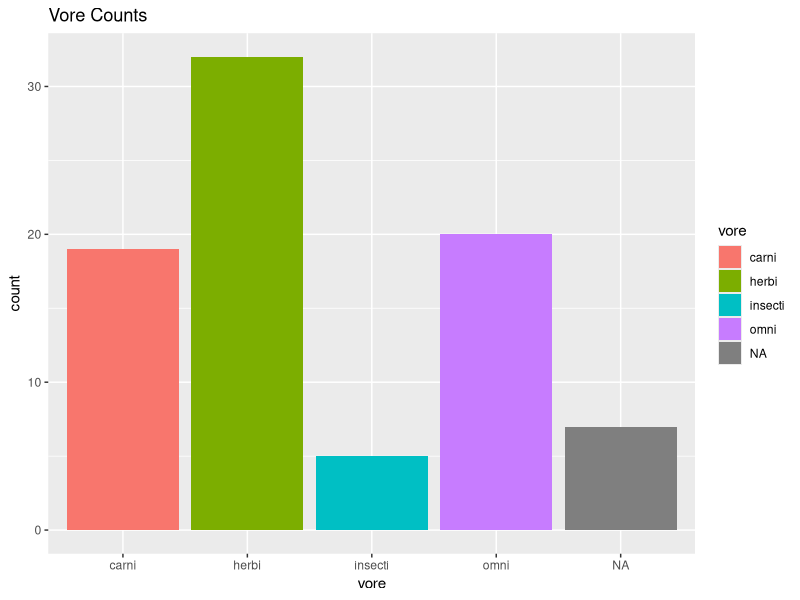
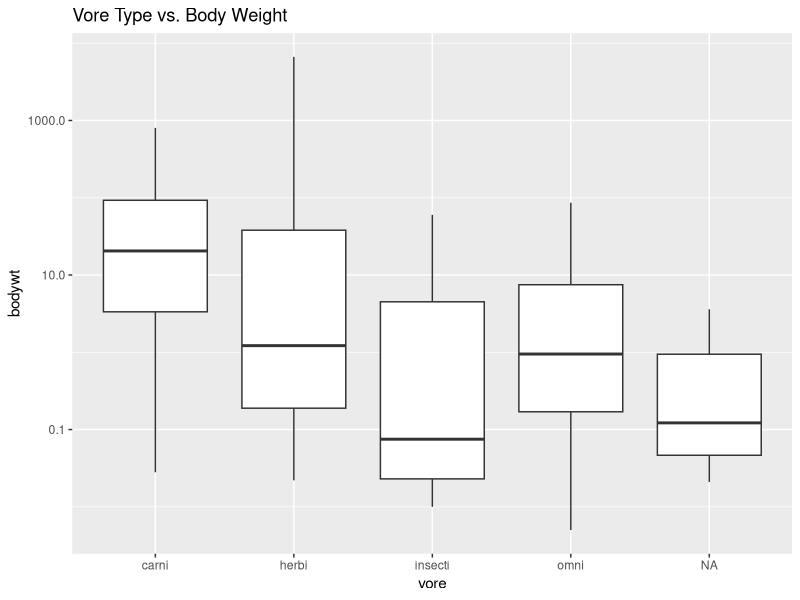
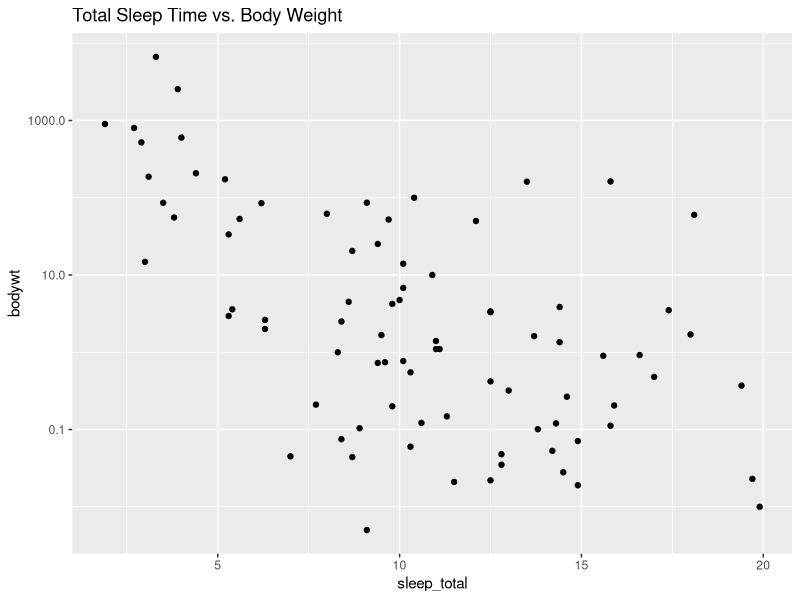
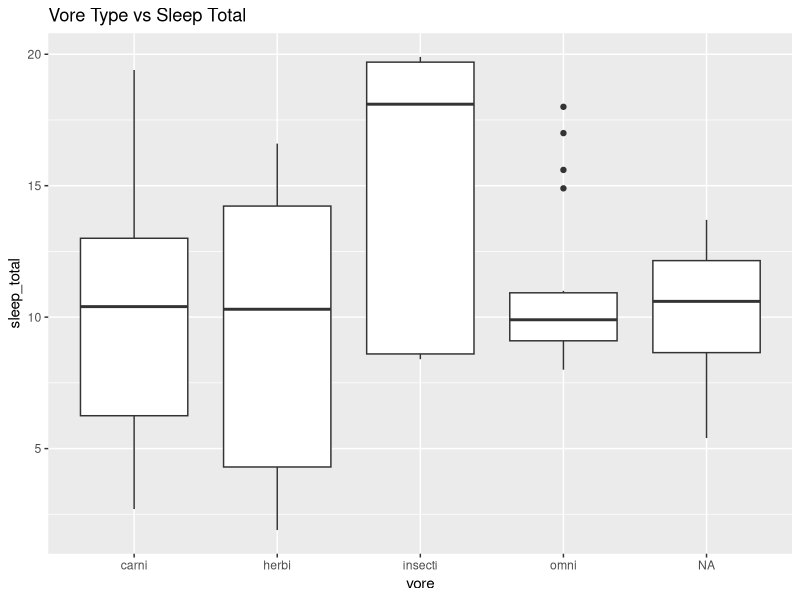
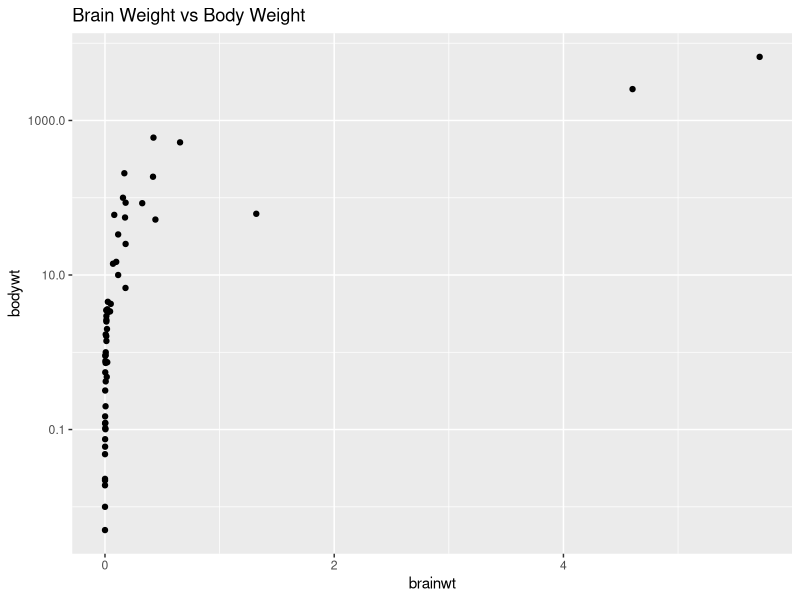
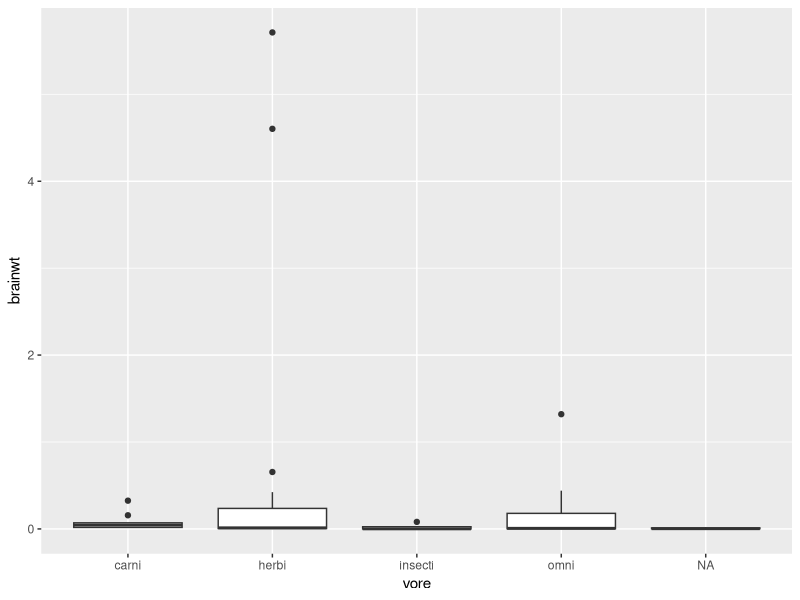

The R source for these figures, in order:
## ---- chunk 1
library("tidyverse")
options(scipen = 999) #disable scientific notation
## ---- chunk 2
summary(msleep)
## ---- chunk 3
names(msleep)
## ---- chunk 4
glimpse(msleep)
## ---- chunk 5
ggplot(data=msleep, 
       mapping=aes(x=vore))+
  geom_bar(mapping=aes(fill=vore))+
  labs(title="Vore Counts")#there are more herbivores represented in the data.
## ---- chunk 6
length_of_sleep_vector <- c(msleep$sleep_total)
## ---- chunk 7
mean(length_of_sleep_vector)
## ---- chunk 8
summary(msleep$bodywt)
## ---- chunk 9
ggplot(data=msleep,
       mapping=aes(x=vore, y=bodywt))+
  scale_y_log10()+
  geom_boxplot()+
  labs(title="Vore Type vs. Body Weight")
  
## ---- chunk 10
ggplot(data=msleep,
       mapping=aes(x=sleep_total, y=bodywt))+
  scale_y_log10()+
  geom_point(na.rm=T)+
  labs(title="Total Sleep Time vs. Body Weight") #Slightly negative relationship
## ---- chunk 11
ggplot(data=msleep,
       mapping=aes(x=vore, y=sleep_total))+
  geom_boxplot()+
  labs(title="Vore Type vs Sleep Total")#Insectivores seem to sleep the most
## ---- chunk 12
ggplot(data=msleep,
       mapping=aes(x=brainwt, y=bodywt))+
  scale_y_log10()+
  geom_point()+
  labs(title="Brain Weight vs Body Weight") #There is a positive relationship
## ---- chunk 13
summary(msleep$brainwt)
## ---- chunk 14
ggplot(data=msleep,
       mapping=aes(x=vore, y=brainwt))+
  geom_boxplot()
labs(title="Vore Type vs. Brain Weight") #The correlation between brain weight and vore type.
